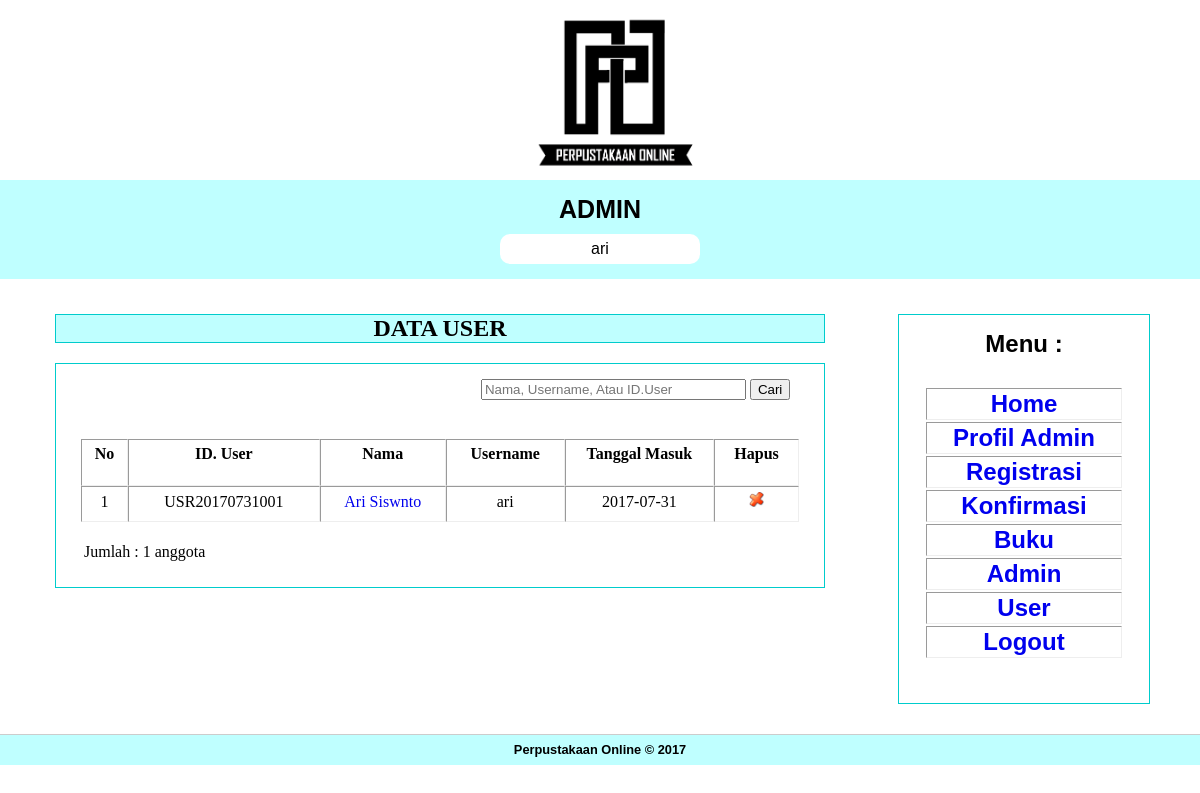
Page /admin/index.php?page=user_data (signed in) on the committed database.
### tables this page shows
CREATE TABLE IF NOT EXISTS `tb_user` (
  `id_user` varchar(14) NOT NULL,
  `nama` varchar(50) NOT NULL,
  `username` varchar(20) NOT NULL,
  `password` varchar(20) NOT NULL,
  `tempat` varchar(20) NOT NULL,
  `tgl_lahir` date NOT NULL,
  `no_telepon` varchar(20) NOT NULL,
  `tgl_masuk` date NOT NULL,
  `kelamin` enum('L','P') NOT NULL,
  PRIMARY KEY (`id_user`)
);

### admin/user_data.php (the view, shortened to what this page needs)
<link rel="stylesheet" type="text/css" href="../artikelcss.css">
<div id="judul">DATA USER</div>
<div id="tabel">
<div align="left">
  <table width="100%" height="auto" align="center" cellspacing="0" cellpadding="5" border="0">
    <thead align="center">
      <tr>
        <td width="22%">&nbsp;</td>
        <td width="33%"><strong><a style="text-decoration: none; color: #000;" href=""  ></a></strong></td>
        <td width="45%" height="47">
        <form action="?page=user_cari" method="post">
          <div align="left"><strong><a style="text-decoration: none; color: #000;" href="?page=user_input"  ></a></strong>
            <input type="text" name="cari" size="30" placeholder="Nama, Username, Atau ID.User" required>
            <input type="submit" name="button" id="submit" value="Cari" />
          </div>
        </form>
        </td>
        </tr>
      </thead>
  </table>
</div>
<p>&nbsp;</p>
<table width="100%" height="auto" align="center" cellspacing="0" cellpadding="5" border="1">
  <thead align="center">
    <tr>
      <td width="20" height="47"><strong>No</strong></td>
      <td width="66"><strong>ID. User</strong></td>
      <td width="74"><strong>Nama</strong></td>
      <td width="68"><strong>Username</strong></td>
      <td width="90"><strong>Tanggal Masuk</strong></td>
      <td width="46"><strong>Hapus</strong></td>
    </tr>
  </thead>
  <?php
	$query = "SELECT * FROM tb_user ORDER by nama";
	$sql = mysql_query($query);
	$total = mysql_num_rows($sql);
	$no = 1;
	while ($data=mysql_fetch_array($sql)) { ?>
  <tbody align="center">
    <tr>
		<td height="36"><?php echo $no; ?></td>
		<td><?php echo $data['id_user']; ?></td>
		<td><a style="text-decoration: none;" href="?page=user_detail&id_user=<?php echo $data['id_user']; ?>"> <?php echo $data['nama']; ?></a></td>
        <td><?php echo $data['username']; ?></td>
        <td><?php echo $data['tgl_masuk']; ?></td>
        <td><a href="?page=user_hapus&id_user=<?php echo $data['id_user']; ?>" onclick="return confirm('Anda yakin ingin menghapus User <?php echo $data['nama']; ?> ?')"><img src="../images/hapus.png"/ width="15px" height="15px"></a></td>
	</tr>
    <?php $no++; } ?>
  </tbody>
</table>
<p>&nbsp;</p>
<table width="100%" style="border:0px solid #9cc;">
  <tr>
    <td width="50%">Jumlah : <?php echo $total; ?> anggota</td>
  </tr>
</table>
<p>&nbsp;</p>
</div>
<p>&nbsp;</p>
<p>&nbsp;</p>

### artikelcss.css (style rules this page uses)
#tabel { height: auto; width: auto; border: 1px solid #0CC; padding: 10px 25px 5px; text-align: left; }
#judul { border: 1px solid #0cc; text-align: center; font-weight: bold; font-size: 24px; margin-bottom: 20px; background-color: #BFFFFF; }

### rows in the picture
tb_user: id_user "USR20170731001", nama "Ari Siswnto", username "ari", tgl_masuk "2017-07-31"

### other values in the picture
$_SESSION['username'] "ari"
$total "1"
